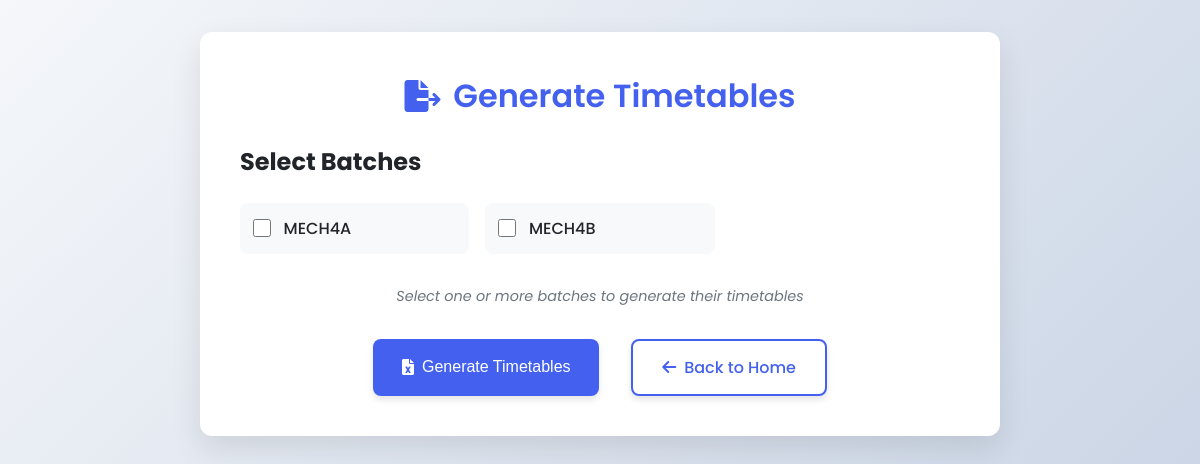
The app's page /select_batches, older data.
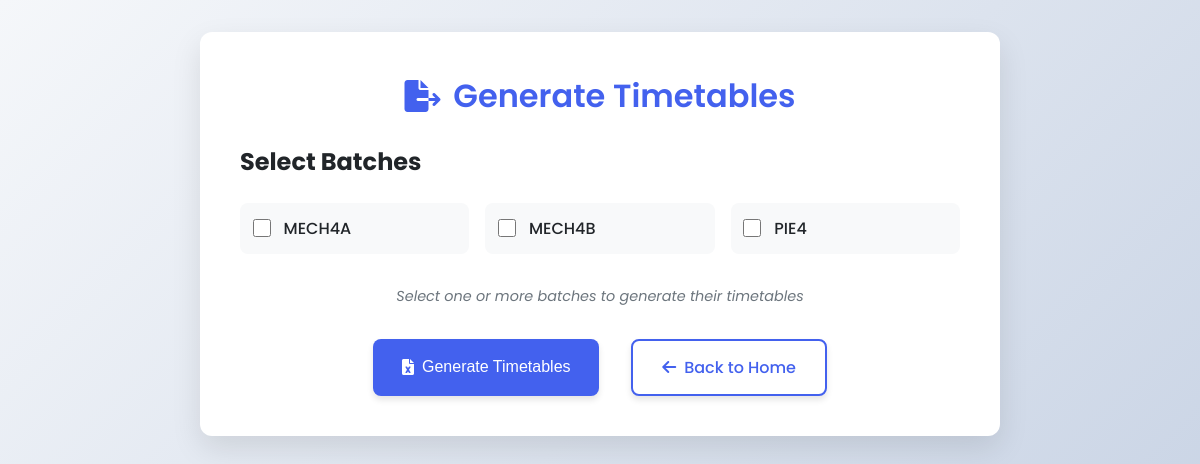
The same page, newer data.
### app.py (models this page shows)
class Batch(db.Model):
    id = db.Column(db.Integer, primary_key=True)
    name = db.Column(db.String(50), unique=True, nullable=False)
    capacity = db.Column(db.Integer, nullable=False)
    courses = db.relationship('Course', backref='batch', lazy=True)
    odd_sem = db.Column(db.Boolean, default=False,nullable=False)
    department_id = db.Column(db.Integer, db.ForeignKey('department.id'), nullable=False)
    semester = db.Column(db.Integer, nullable=False)
    department = db.relationship('Department', backref=db.backref('batches', lazy=True))

### app.py (the view)
@app.route('/select_batches', methods=['GET'])
def select_batches():
    batches = Batch.query.all()
    return render_template('select_batches.html', batches=batches)

### templates/select_batches.html (shortened to what this page needs)
<!DOCTYPE html>
<html lang="en">
<head>
    <link rel="stylesheet" href="https://cdnjs.cloudflare.com/ajax/libs/font-awesome/6.0.0-beta3/css/all.min.css">
</head>
<body>
    <div class="container">
        <div class="card">
            <h1><i class="fas fa-file-export"></i> Generate Timetables</h1>
            <form action="/download-timetable" method="POST">
                <div class="form-group">
                    <h2>Select Batches</h2>
                    <div class="batch-list">
                        {% for batch in batches %}
                        <div class="batch-item">
                            <input type="checkbox" id="batch_{{ batch.id }}" name="batch_ids[]" value="{{ batch.id }}" class="batch-checkbox">
                            <label for="batch_{{ batch.id }}" class="batch-label">{{ batch.name }}</label>
                        </div>
                        {% endfor %}
                    </div>
                </div>
                <p class="instructions">Select one or more batches to generate their timetables</p>
                <div class="btn-group">
                    <button type="submit" class="btn btn-primary">
                        <i class="fas fa-file-excel"></i> Generate Timetables
                    </button>
                    <a href="{{ url_for('index') }}" class="btn btn-secondary">
                        <i class="fas fa-arrow-left"></i> Back to Home
                    </a>
                </div>
            </form>
        </div>
    </div>
</body>
</html>

Row changes from the older to the newer data that the page shows:
added Batch: name "PIE4"
